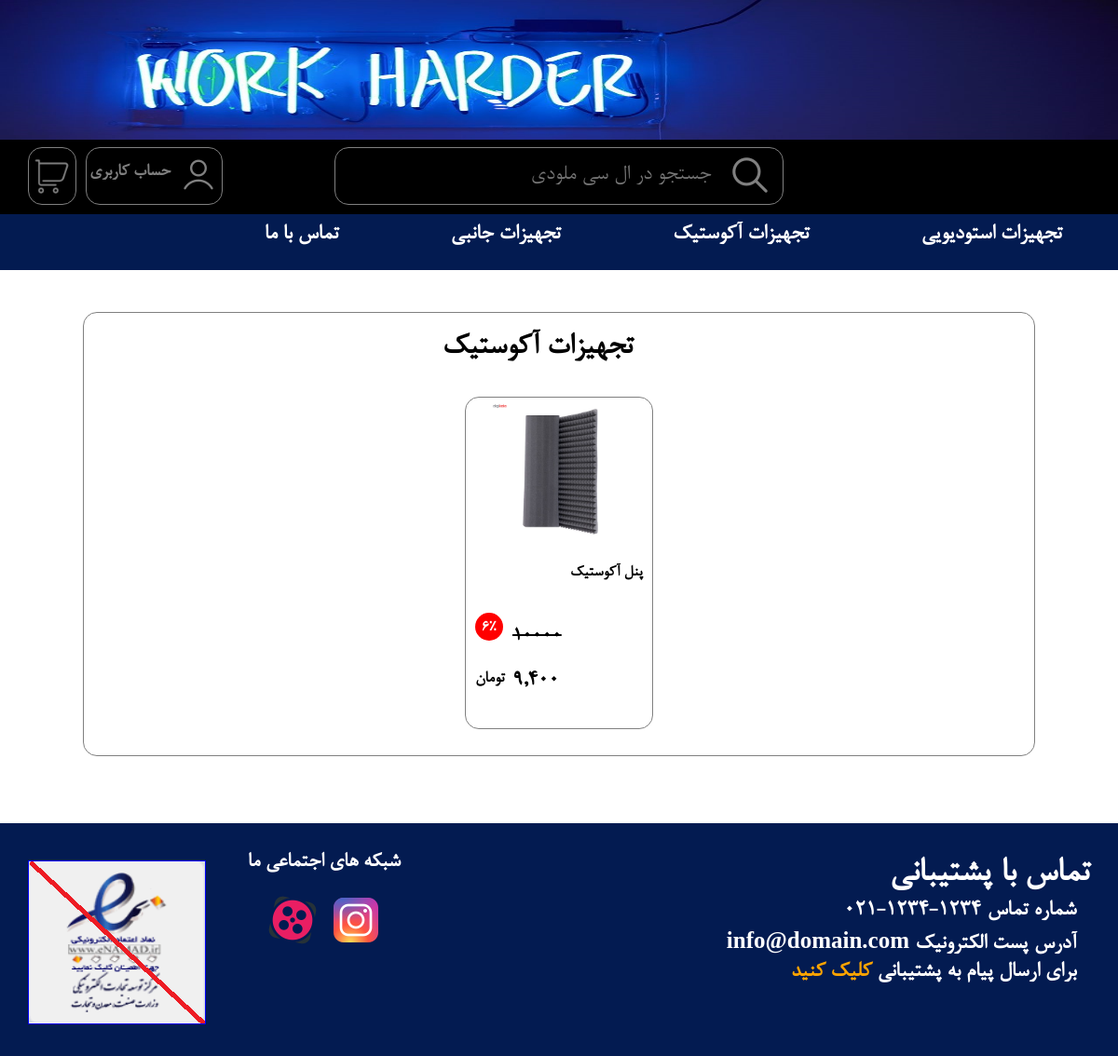
/p/acoustic-products.php, run on the app's committed database.
### tables this page shows
CREATE TABLE t_product
(
    `p_id` INT (3) AUTO_INCREMENT,
    `p_brand` VARCHAR (15) NOT NULL,
    `p_model` VARCHAR (15) NOT NULL,
    `p_title` VARCHAR (65) NOT NULL,
    `p_description` TEXT (2000) NOT NULL,
    `p_status` INT (5) DEFAULT('0'),
    `p_priority_TS` INT (1) DEFAULT('0'),
    `p_discount` VARCHAR (10) DEFAULT('0'),
    `p_summary_desc` varchar(1000) NOT NULL,
    `p_type` VARCHAR (15) DEFAULT('0'),
    `p_price` VARCHAR (10) DEFAULT('1,000'),
    `p_creator_aid` INT (1) NOT NULL,
    `p_amount` INT (3) DEFAULT('0'),
    `p_date` TIMESTAMP DEFAULT CURRENT_TIMESTAMP,
    PRIMARY KEY (`p_id`),
    FOREIGN KEY (`p_creator_aid`) REFERENCES t_admin(`a_id`) ON DELETE CASCADE
);

### p/acoustic-products.php (the view, shortened to what this page needs)
<?php
    include ('../includes/header.php');
?>
    <link rel="stylesheet" href="../assets/css/search.css">
<?php
    include ('../includes/close-head.php');
    include ('../includes/banner.php');
    include ('../includes/menu.php');
?>
<div id="offer-a">
  <h2 class="title-offer-a-b set-the-font" style="text-align:center;">تجهیزات آکوستیک</h2>
  <div class="base-sepcial-product-a-b">
<?php
$fetch_product_info = "SELECT p_id,p_title,p_amount,p_discount,p_price FROM t_product WHERE `p_type` LIKE '%acoustic%' OR `p_type` LIKE '%آکوستیک%' OR `p_type` LIKE '%اکوستیک%' ORDER BY `p_amount` DESC;";
$result_pro_info = $conn->query($fetch_product_info);
if ($result_pro_info->num_rows > 0)
{
  while($row = $result_pro_info->fetch_assoc())
  {
        $pPrice = $row['p_price'];
        $pDiscount = $row['p_discount'];
        $row['p_amount'] = (int)$row['p_amount'];
        ?>
        <div class="product-style unselectable" onclick="window.open('product.php?id=<?php echo $row['p_id'];?>')">
            <div class="product-one-titles-box">
                <img class="product-picture" src="../assets/img/p-images/<?php echo $row['p_id'];?>-a.jpg" alt="product-image"/>
                <h2 class="product-title"><?php echo $row['p_title'];?></h2>
            </div>
            <?php
            if($row['p_amount'] == 0 || $row['p_amount'] == "0")
            {
              ?>
              <div class="product-detials-box">
                <h3 class="product-is-unavailable set-the-font">ناموجود</h3>
              </div>
              <?php
            }
            else
            {
              if($row['p_discount'] == 0 || $row['p_discount'] == "0")
              {
                  ?>
                      <div class="product-detials-box">
                          <h3 class="unit-no-offer-and-counter set-the-font">تومان</h3>
                          <h2 class="product-price-no-offer-and-counter set-the-font"><?php echo $row['p_price'];?></h2>
                      </div>
                  <?php
              }
              else
              {
                ?>
                <div class="product-detials-box">
                    <div class="product-discount-box">
                      <?php
                          $pPrice = str_replace(",","",$pPrice);
                          $pPrice = (int)$pPrice;
                          $pDiscount = str_replace(",","",$pDiscount);
                          $pDiscount = (int)$pDiscount;
                          $count_percent = $pDiscount/$pPrice;
                          $percent_friendly = number_format( $count_percent * 100);
                      ?>
                      <h3 class="product-discount-number set-the-font"><center><?php echo $percent_friendly;?><span class="percentage-symbol">٪</span></center></h3>
                    </div>
                    <h3 class="product-discount-priced set-the-font"><del><?php echo $row['p_price'];?></del></h3>
                    <h3 class="unit-with-offer-and-counter set-the-font">تومان</h3>
                    <?php
                          $final_price = $pPrice - $pDiscount;
                          $final_price = number_format($final_price);
                    ?>
                    <h2 class="product-price-with-offer-and-counter set-the-font"><?php echo $final_price;?></h2>
                </div>
                <?php
              }
            }
            ?>
        </div>
        <?php
  }
}
else
{
  ?>
  <br/>
  <h2 class="set-the-font">محصولی پیدا نشد</h2>
      <?php
}
?>
  </div>
  <br/>
</div>
<br/><br/>
<?php require "./includes/footer.php";
require './actions/includes/footer.php';
?>

### assets/css/banner.css (style rules this page uses)
body { padding:0px;margin:0px; }
.unselectable { -moz-user-select: -moz-none;-khtml-user-select: none;-webkit-user-select: none;-o-user-select: none;user-select: none }
.set-the-font { font-family: 'bnazanin'; }

### assets/css/search.css (style rules this page uses)
#offer-a { display:block;margin-left:auto;margin-right:auto; background-color:transparent;width:85%;height:auto;border:1px solid gray;border-radius:15px;margin-top:35px; }
.title-offer-a-b { font-size:35px;height:10px;margin-top:20px;margin-right:4.50%; }
.base-sepcial-product-a-b { flex-direction:row;background-color:transparent;height:auto;width:90%;margin-left:auto;margin-right:auto;margin-top:50px; display:flex;flex-flow:wrap;align-items: center;justify-content: center; }
.product-style { width:200px;height:355px;background-color:transparent;border-radius:15px;margin:10px 5px;border:1px solid gray;display:block; }
.product-one-titles-box { width:100%;height:65%;background-color:transparent;border-radius:10px 10px 0px 0px;display:grid; }
.product-picture { display: block;margin-left: auto;margin-right: auto;width: 145px;height:145px ;margin-top:6px; }
.product-title { font-family:'Times New Roman' , 'bnazanin';font-size:18px;margin-right:5%;margin-top:5px; }
.product-detials-box { display:grid;background-color:transparent;width:100%;height:35%;border-radius:0px 0px 10px 10px; }
.product-discount-box { margin-right:auto;margin-left:10px;;background-color:red;border-radius:20px;width:30px;height:30px; }
.product-discount-number { color:white;margin-top:5px;font-size:17px; }
.percentage-symbol { font-size:15px; }
.product-discount-priced { margin-right:auto;margin-left:50px;margin-top:-28px;font-size:22.50px; }
.unit-with-offer-and-counter { margin-right:auto;margin-left:10px;margin-top:-10px; }
.product-price-with-offer-and-counter { margin-right:auto;margin-left:50px;margin-top:-50px; }

### data on the page
t_product: p_title "پنل آکوستیک", percent_friendly "6", p_price "10000", final_price "9,400"
